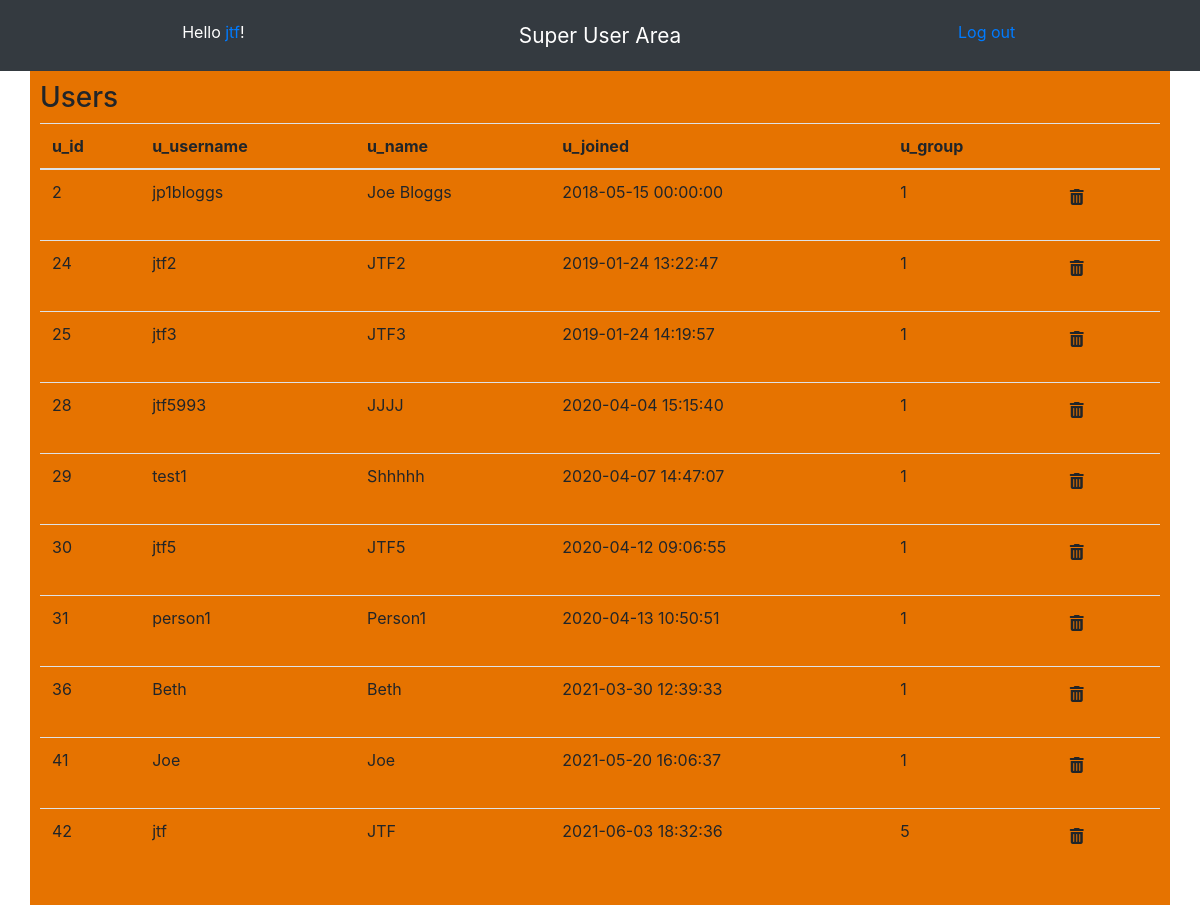
Screenshot of /super.php (signed in) with the database file from the repository.
### tables this page shows
CREATE TABLE IF NOT EXISTS `users` (
  `u_id` int(11) NOT NULL AUTO_INCREMENT,
  `u_username` varchar(20) DEFAULT '',
  `u_password` varchar(64) NOT NULL DEFAULT '',
  `u_salt` varchar(32) NOT NULL DEFAULT '',
  `u_name` varchar(50) NOT NULL DEFAULT '',
  `u_joined` datetime NOT NULL DEFAULT CURRENT_TIMESTAMP,
  `u_group` int(11) NOT NULL DEFAULT '0',
  PRIMARY KEY (`u_id`)
);

### classes/Config.php (called while the page is built, shortened)
<?php
class Config {
    public static function get($path = null) {
        if($path) {
            $config = $GLOBALS['config'];
            $path = explode('/', $path);
            foreach ($path as $bit) {
                if (isset($config[$bit])) {
                    $config = $config[$bit];
                }
            }
            return $config;
        }
        return false;
    }
}
?>

### classes/DB.php (called while the page is built, shortened)
<?php
class DB {
    private static $_instance = null;
    private $_pdo,
            $_query,
            $_error = false,
            $_count = 0;
    public  $_results;
    public function __construct() {
        try {
            $this->_pdo = new PDO('mysql:host='. Config::get('mysql/host') . ';dbname=' . Config::get('mysql/db'), Config::get('mysql/username'), Config::get('mysql/password'));
        } catch (PDOException $e) {
            die($e->getMessage());
        }
    }
    public static function getInstance() {
        if(!isset(self::$_instance)){
            self::$_instance = new DB();
        }
        return self::$_instance;
    }
    public function query($sql, $params = []) {
        $this->_error = false;
        if($this->_query = $this->_pdo->prepare($sql)) {
            $x = 1;
            if(count($params)) {
                foreach($params as $param) {
                    $this->_query->bindValue($x, $param);
                    $x++;
                }
            }
            if($this->_query->execute()) {
                $this->_results = $this->_query->fetchAll(PDO::FETCH_OBJ);
                $this->_count = $this->_query->rowCount();
            } else {
                $this->_error = true;
                var_dump($this->_query->errorInfo());
            }
        }
        return $this;
    }
    public function action($action, $table, $where = []) {
        if(is_array($where[0])) {
            $sql = "{$action} FROM {$table} WHERE ";
            for ($i=0; $i<count($where);$i++) {
                if(count($where[$i]) == 3) {
                    $operators = ['=', '>', '<', '>=', '<='];
                    $field      = $where[$i][0];
                    $operator   = $where[$i][1];
                    $value      = $where[$i][2];
                    if(in_array($operator, $operators)) {
                        if($i == (count($where) - 1)) {
                            $sql = $sql . "{$field} {$operator} ?";
                        } else {
                            $sql = $sql . "{$field} {$operator} ? AND ";
                        }
                    }
                    $value_arr[] = $value;
                }
            }
            if(!$this->query($sql, $value_arr)->error()) {
                return $this;
            } else {
                echo $this->query($sql, $value_arr)->errorInfo();
                echo "oops you've done something wrong";
            }
        } else {
            if(count($where) == 3) {
                $operators = ['=', '>', '<', '>=', '<='];
                $field      = $where[0];
                $operator   = $where[1];
                $value      = $where[2];
                if(in_array($operator, $operators)) {
                    $sql = "{$action} FROM {$table} WHERE {$field} {$operator} ?";
                    if(!$this->query($sql, [$value])->error()) {
                        return $this;
                    } else {
                        echo "oops you've done something wrong";
                    }
                }
            }
        }
        return false;
    }
    public function get($table, $where) {
        return $this->action('SELECT *', $table, $where);
    }
    public function getAllFromTable($table, $orderField, $direction, $count) {
        return $this->query(
            "SELECT * ". "from `". $table . "`" ." where 1 order by " . $orderField . " " . $direction . " LIMIT " . $count
        );
    }
    public function results() {
        return $this->_results;
    }
    public function first() {
        return $this->results()[0];
    }
    public function error() {
        return $this->_error;
    }
    public function count() {
        return $this->_count;
    }
}
?>

### classes/User.php (called while the page is built, shortened)
<?php
class User {
    private $_db,
            $_data,
            $_sessionName,
            $_cookieName,
            $_isLoggedIn;
    public function __construct($user = null) {
        $this->_db = DB::getInstance();
        $this->_sessionName = Config::get('session/session_name');
        if(!$user) {
            if (Session::exists($this->_sessionName)) {
                $user = Session::get($this->_sessionName);
                if ($this->findById($user)) {
                    $this->_isLoggedIn = true;
                } else {
                }
            }
        } else {
            $this->findById($user);
        }
    }
    public function findById($user = null) {
        if ($user) {
            $data = $this->_db->get('users', ['u_id', '=', $user]);
        }
        if ($data->count()) {
            $this->_data = $data->first();
            return true;
        }
        return false;
    }
    public function data() {
        return $this->_data;
    }
    public function isLoggedIn() {
        return $this->_isLoggedIn;
    }
    public function isSuper($user = null) {
        if ($user) {
            $data = $this->_db->get('users', ['u_username', '=', $user]);
            if ($data->first()->u_group == 5) {
                return true;
            }
        }
    }
} ?>

### classes/Session.php (called while the page is built, shortened)
<?php
class Session {
    public static function exists($name){
        return (isset($_SESSION[$name])) ? true : false;
    }
    public static function get($name) {
         return $_SESSION[$name];
    }
}

### functions/all.php (called while the page is built, shortened)
<?php
function escape($string) {
    return htmlentities($string, ENT_QUOTES, 'UTF-8');
}
?>

### super.php (the view, shortened to what this page needs)
<?php
$user = new User();
if ($user->isLoggedIn() && $user->isSuper($user->data()->u_username)) {
  $db = new DB();
  $db->getAllFromTable('users', 'u_id','ASC', '50');
  $table_array = $db->results();
?>
    <link rel="stylesheet" href="vendor/twbs/bootstrap/dist/css/bootstrap.css">
    <link rel="stylesheet" href="vendor/twbs/bootstrap/dist/css/bootstrap-grid.css">
    <link rel="stylesheet" href="CSS/custom.css">
    <head>
    </head>
    <div style="background-color:#ffffff; height:100%;">
      <div class="container-fluid bg-dark">
        <div class="row justify-content-md-center bg-blue text-white" style="padding:20px;">
            <div style="text-align: center;" class="col-sm">Hello <a href="#"><?php echo escape($user->data()->u_username); ?></a>!</div>
            <div id="upper-mid-text" style="text-align: center; font-size: 1.3rem;" class="col-sm">Super User Area</div>
            <div style="text-align: center;" class="col-sm"><a href="logout.php">Log out</a></div>
        </div>
      </div>
      <div class="container" style="background-color:#e67300;">
        <div class="row" style="padding:10px;">
        <h3> Users </h3>
          <table class="table">
            <thead>
              <tr>
              <?php foreach ($table_array[0] as $key => $value) {
                if(!($key == 'u_password' || $key == 'u_salt')) {?>
                  <th scope="col"><?php echo($key); ?></th>
                <?php } ?>
              <?php } ?>
                <th scope="col"></th>
              </tr>
            </thead>
            <tbody>
              <?php foreach ($table_array as $value_array) {?>
                <?php foreach ($value_array as $key => $value) {
                  if ($key == 'u_id') {
                    $u_id = $value;
                  }
                  if(!($key == 'u_password' || $key == 'u_salt')) {?>
                    <td> <?php echo($value); ?></td>
                  <?php } ?>
                <?php } ?>
                  <td>
                    <form action='ajax/delete_user.php?id=<?php echo($u_id); ?>' method="post">
                      <button class="btn" type="submit"><i class="fa fa-trash"></i></button>
                    </form>
                  </td>
                <tr>
              <?php } ?>
            </tbody>
          </table>
</html>
    <?php
} else {
    Redirect::to('login.php');
}
?>

### rows the page displays
users: u_username "jtf", value "42", value "jtf", value "JTF", value "2021-06-03 18:32:36", value "5"
users: value "2", value "jp1bloggs", value "Joe Bloggs", value "2018-05-15 00:00:00", value "1"
users: value "24", value "jtf2", value "JTF2", value "2019-01-24 13:22:47", value "1"
users: value "25", value "jtf3", value "JTF3", value "2019-01-24 14:19:57", value "1"
users: value "28", value "jtf5993", value "JJJJ", value "2020-04-04 15:15:40", value "1"
users: value "29", value "test1", value "Shhhhh", value "2020-04-07 14:47:07", value "1"
users: value "30", value "jtf5", value "JTF5", value "2020-04-12 09:06:55", value "1"
users: value "31", value "person1", value "Person1", value "2020-04-13 10:50:51", value "1"
users: value "36", value "Beth", value "2021-03-30 12:39:33", value "1"
users: value "41", value "Joe", value "2021-05-20 16:06:37", value "1"

### other values shown
$key "u_id"
$key "u_username"
$key "u_name"
$key "u_joined"
$key "u_group"
